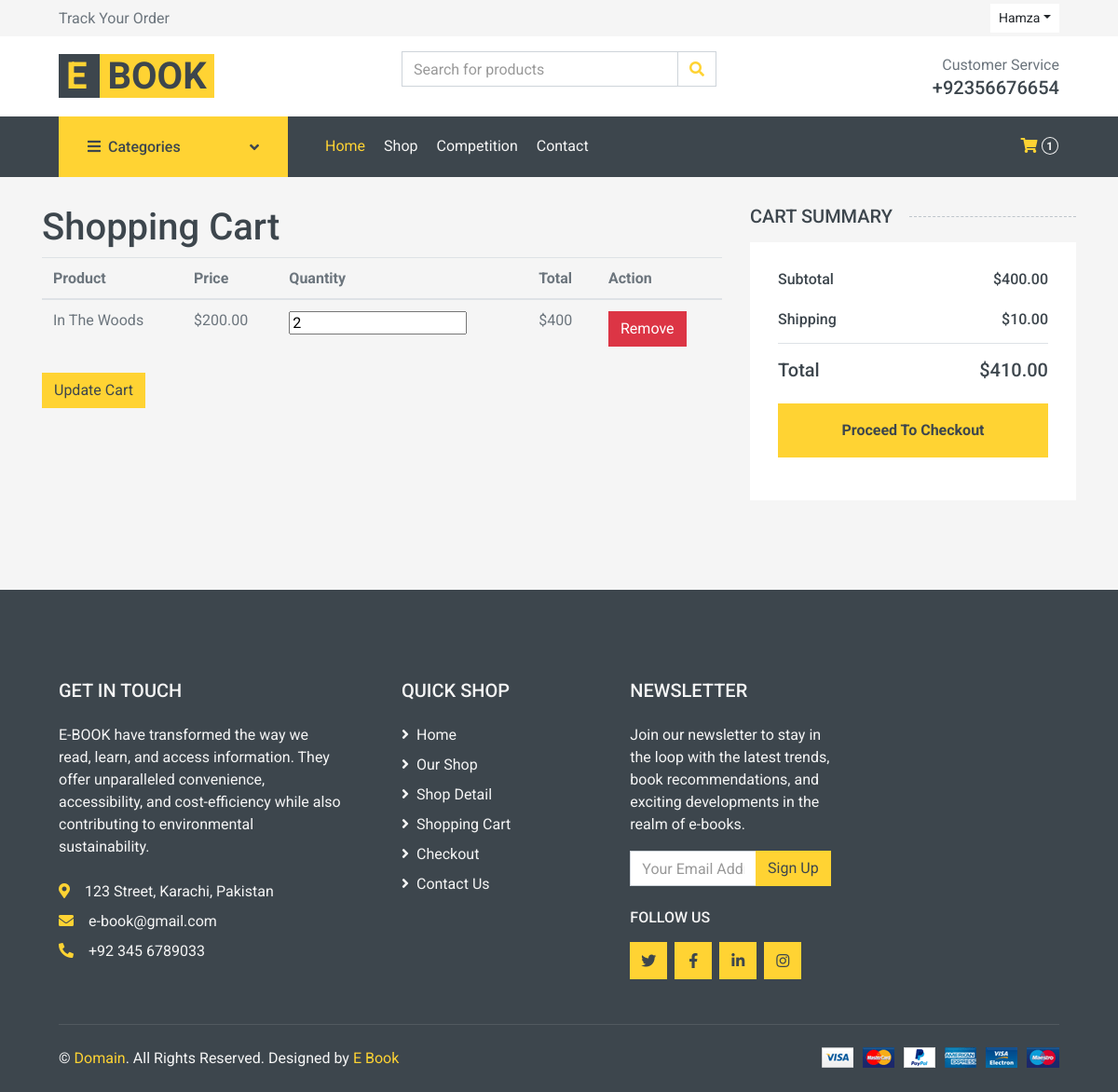
The page /Web/cart.php (signed in) on the database its author committed.
### tables this page shows
CREATE TABLE `cart` (
  `id` int(11) NOT NULL,
  `user_id` int(11) NOT NULL,
  `name` varchar(255) NOT NULL,
  `price` decimal(10,2) NOT NULL,
  `quantity` int(11) NOT NULL,
  `image` varchar(255) DEFAULT NULL,
  `created_at` timestamp NOT NULL DEFAULT current_timestamp()
);

### Web/cart.php (the view, shortened to what this page needs)
<?php
include 'confiq.php';
$userId = $_SESSION["user_id"];
$sql = "SELECT * FROM cart WHERE user_id = ?";
$stmt = mysqli_prepare($con, $sql);
if ($stmt) {
    mysqli_stmt_bind_param($stmt, "i", $userId);
    if (mysqli_stmt_execute($stmt)) {
        $result = mysqli_stmt_get_result($stmt);
        $cartItems = mysqli_fetch_all($result, MYSQLI_ASSOC);
    }
}
include "Layout/header.php";
?>
<div class="container">
    <div class="row">
        <div class="col-lg-8">
            <h1>Shopping Cart</h1>
            <form method="POST" action="http://localhost/e-project/Web/cart.php">
                <table class="table">
                    <thead>
                        <tr>
                            <th>Product</th>
                            <th>Price</th>
                            <th>Quantity</th>
                            <th>Total</th>
                            <th>Action</th>
                        </tr>
                    </thead>
                    <tbody>
                        <?php foreach ($cartItems as $item) : ?>
                            <tr>
                                <td><?= $item['name']; ?></td>
                                <td>$<?= $item['price']; ?></td>
                                <td>
                                    <input type="number" name="quantity[<?= $item['id']; ?>]" value="<?= $item['quantity']; ?>" min="1" class="quantity-input">
                                </td>
                                <td class="item-total">$<?= ($item['price'] * $item['quantity']); ?></td>
                                <td>
                                    <a href="removeFromCart.php?item_id=<?= $item['id']; ?>" class="btn btn-danger">Remove</a>
                                </td>
                            </tr>
                        <?php endforeach; ?>
                    </tbody>
                </table>
                <button type="submit" class="btn btn-primary">Update Cart</button>
            </form>
        </div>
        <div class="col-lg-4">
            <h5 class="section-title position-relative text-uppercase mb-3"><span class="bg-secondary pr-3">Cart Summary</span></h5>
            <div class="bg-light p-30 mb-5">
                <?php
                $subtotal = 0;
                foreach ($cartItems as $item) {
                    $_SESSION['subtotal'] = $subtotal += ($item['price'] * $item['quantity']);
                }
                $_SESSION['shipping'] = $shipping = 10;
                $_SESSION['total'] = $total = $subtotal + $shipping;
                ?>
                <div class="border-bottom pb-2">
                    <div class="d-flex justify-content-between mb-3">
                        <h6>Subtotal</h6>
                        <h6>$<?= number_format($subtotal, 2); ?></h6>
                    </div>
                    <div class="d-flex justify-content-between">
                        <h6 class="font-weight-medium">Shipping</h6>
                        <h6 class="font-weight-medium">$<?= number_format($shipping, 2); ?></h6>
                    </div>
                </div>
                <div class="pt-2">
                    <div class="d-flex justify-content-between mt-2">
                        <h5>Total</h5>
                        <h5>$<?= number_format($total, 2); ?></h5>
                    </div>
                    <a href="checkout.php">
                        <button class="btn btn-block add-to-cart-btn btn-primary font-weight-bold my-3 py-3">Proceed To Checkout</button>
                    </a>
                </div>
            </div>
        </div>
    </div>
</div>
<?php
include "Layout/footer.php";
?>

### rows shown on the page
cart: name "In The Woods", price "200.00", quantity "2", $item['price'] * $item['quantity'] "400"

### other values the page prints
$username "Hamza"
$row "1"
$subtotal "400.00"
$shipping "10.00"
$total "410.00"
